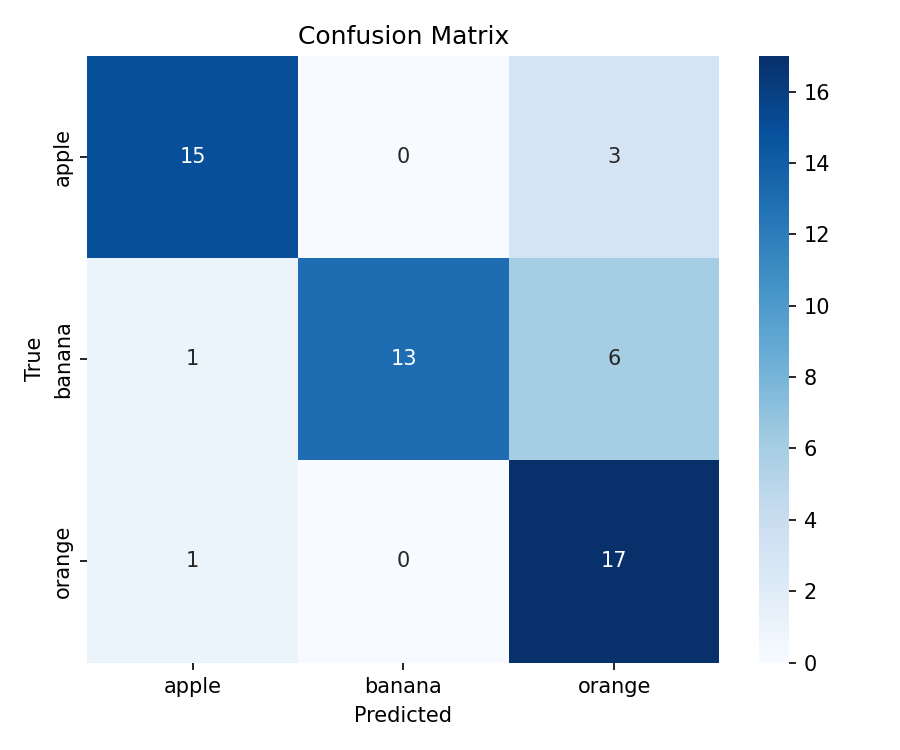
#> input picture EdgeDepthV2.1.1/confusion.png, 900 x 750 px, given in place of the camera
$ python arrowDistance.py
#> lines starting #> are read from the running program, lines starting #| are printed output that depends on the picture; after the words box and inside, x2 and y2 are one past the last pixel; in counts of white or black regions, pixels touching at a corner belong together
import time
import cv2
import numpy as np
import math

# Dummy Motor class for later use in Rpi5
class Motor:
    def __init__(self, *args):
        pass
    def forward(self, *args, **kwargs):
        pass
    def reverse(self, *args, **kwargs):
        pass
    def stop(self, *args, **kwargs):
        pass

# Image stacking utility
def stackImages(scale, imgArray):
    rows = len(imgArray)
    cols = len(imgArray[0])
    rowsAvailable = isinstance(imgArray[0], list)
    width = imgArray[0][0].shape[1]
    height = imgArray[0][0].shape[0]

    if rowsAvailable:
        for x in range(0, rows):
            for y in range(0, cols):
                if imgArray[x][y].shape[:2] == imgArray[0][0].shape[:2]:
                    imgArray[x][y] = cv2.resize(imgArray[x][y], (0, 0), None, scale, scale)
                else:
                    imgArray[x][y] = cv2.resize(imgArray[x][y], (imgArray[0][0].shape[1], imgArray[0][0].shape[0]), None, scale, scale)
                if len(imgArray[x][y].shape) == 2:
                    imgArray[x][y] = cv2.cvtColor(imgArray[x][y], cv2.COLOR_GRAY2BGR)
        imageBlank = np.zeros((height, width, 3), np.uint8)
        hor = [imageBlank] * rows
        for x in range(0, rows):
            hor[x] = np.hstack(imgArray[x])
        ver = np.vstack(hor)
    else:
        for x in range(0, rows):
            if imgArray[x].shape[:2] == imgArray[0].shape[:2]:
                imgArray[x] = cv2.resize(imgArray[x], (0, 0), None, scale, scale)
            else:
                imgArray[x] = cv2.resize(imgArray[x], (imgArray[0].shape[1], imgArray[0].shape[0]), None, scale, scale)
            if len(imgArray[x].shape) == 2:
                imgArray[x] = cv2.cvtColor(imgArray[x], cv2.COLOR_GRAY2BGR)
        hor = np.hstack(imgArray)
        ver = hor
    return ver

# Arrow detection with distance measurement
def getContours(inImg, outImg):
    contours, _ = cv2.findContours(inImg, cv2.RETR_EXTERNAL, cv2.CHAIN_APPROX_NONE)
    for cnt in contours:
        area = cv2.contourArea(cnt)
        if area > 5000:
            cv2.drawContours(outImg, cnt, -1, (255, 0, 255), 7)
            peri = cv2.arcLength(cnt, True)
            approx = cv2.approxPolyDP(cnt, 0.02 * peri, True)

            if len(approx) == 7:
                # Get bounding box coordinates
                x, y, w, h = cv2.boundingRect(approx)

                # Calculate diagonal length of bounding box
                diagonal_length = math.sqrt(w**2 + h**2)

                # Draw bounding box and display distance
                cv2.rectangle(outImg, (x, y), (x + w, y + h), (0, 255, 0), 5)
                cv2.drawContours(outImg, [approx], -1, (0, 255, 0), 2)

                # Display distance at top-left of bounding box
                cv2.putText(outImg, f"{int(diagonal_length)}",
                           (x, y - 10),
                           cv2.FONT_HERSHEY_SIMPLEX, 0.7,
                           (0, 255, 0), 2)

                # Determine arrow direction
                _, _, angle = cv2.fitEllipse(approx)
                if 80 < angle < 100:
                    xval = list(approx[:, 0, 0])
                    arrow_center = (max(xval) + min(xval)) / 2

                    # Print direction and distance in terminal
                    if np.median(xval) < arrow_center:
                        print(f"LEFT ARROW DETECTED - Distance: {int(diagonal_length)}")
                    else:
                        print(f"RIGHT ARROW DETECTED - Distance: {int(diagonal_length)}")

# Initialize simulated motors
motor1 = Motor(13, 26, 19)
motor2 = Motor(16, 21, 20)

# Initialize webcam
cap = cv2.VideoCapture(0)
cap.set(3, 720)  # Width
cap.set(4, 405)  # Height
kernel = np.ones((5, 5), np.uint8)

# Variable to track last print time
last_print_time = 0
print_interval = 0.5  # seconds

try:
    while True:
        success, img = cap.read()
#> img is the input picture: shape (750, 900, 3); mean B, G, R 228.2, 210.5, 192.2
        if not success:
            print("Failed to capture frame")
            break

        imgOut = img.copy()
        imgGray = cv2.cvtColor(img, cv2.COLOR_BGR2GRAY)
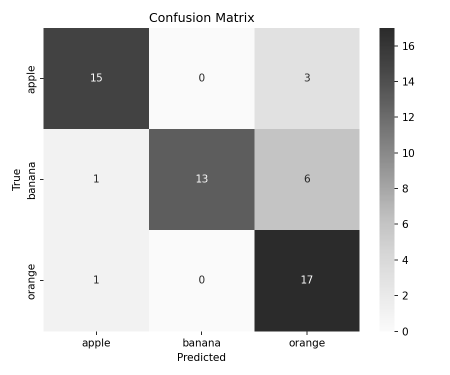
#> imgGray: shape (750, 900) (shown at 1/2 size); min 0, max 255, mean 207.1
        imgBlur = cv2.GaussianBlur(imgGray, (3, 3), 0)
        imgCanny = cv2.Canny(imgBlur, 30, 100)
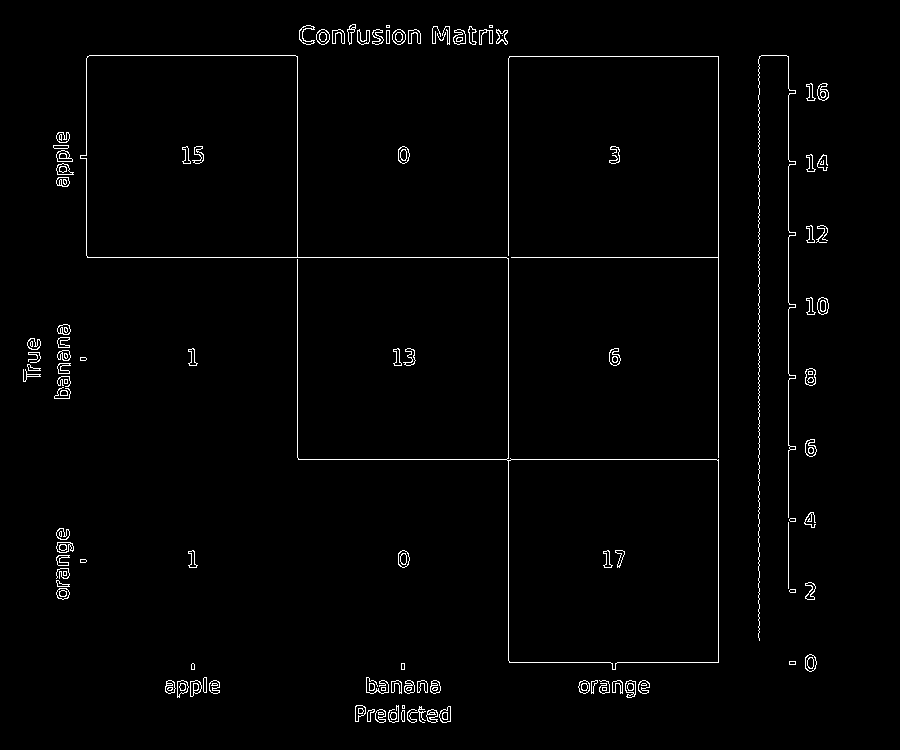
#> imgCanny: shape (750, 900); 1.5% white in thin lines or dots, all inside (x1, y1, x2, y2) = (23, 24, 829, 723)
        imgDilated = cv2.dilate(imgCanny, kernel, iterations=2)
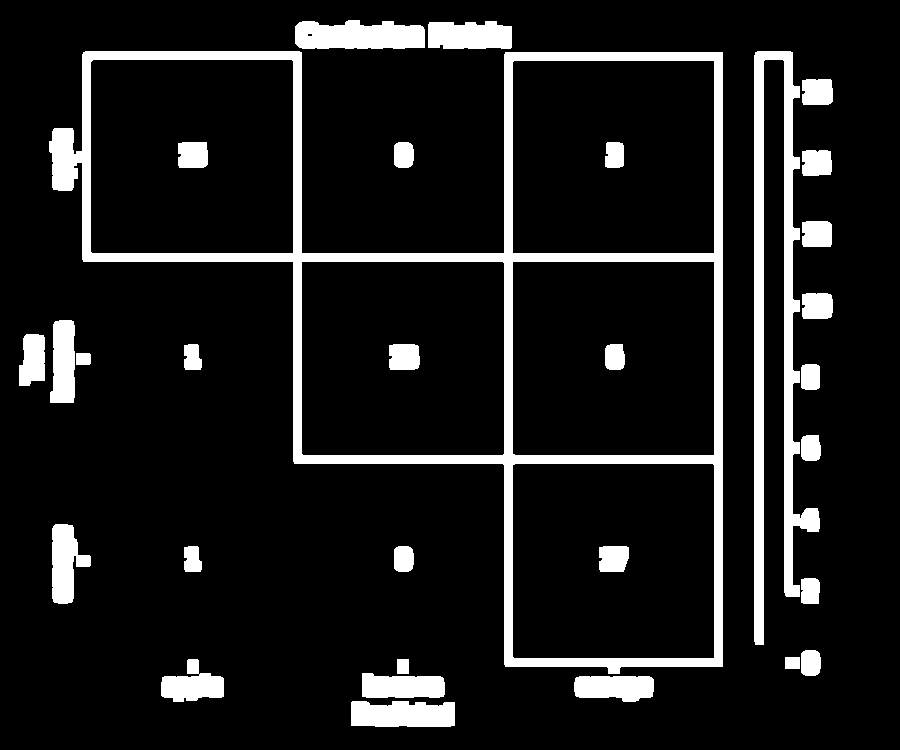
#> imgDilated: shape (750, 900); 10.9% white; 31 white regions, largest, box (x1, y1, x2, y2) and area: (49, 51, 723, 674) 32817, (754, 51, 820, 645) 12117, (295, 20, 425, 49) 3208
        imgEroded = cv2.erode(imgDilated, kernel, iterations=1)
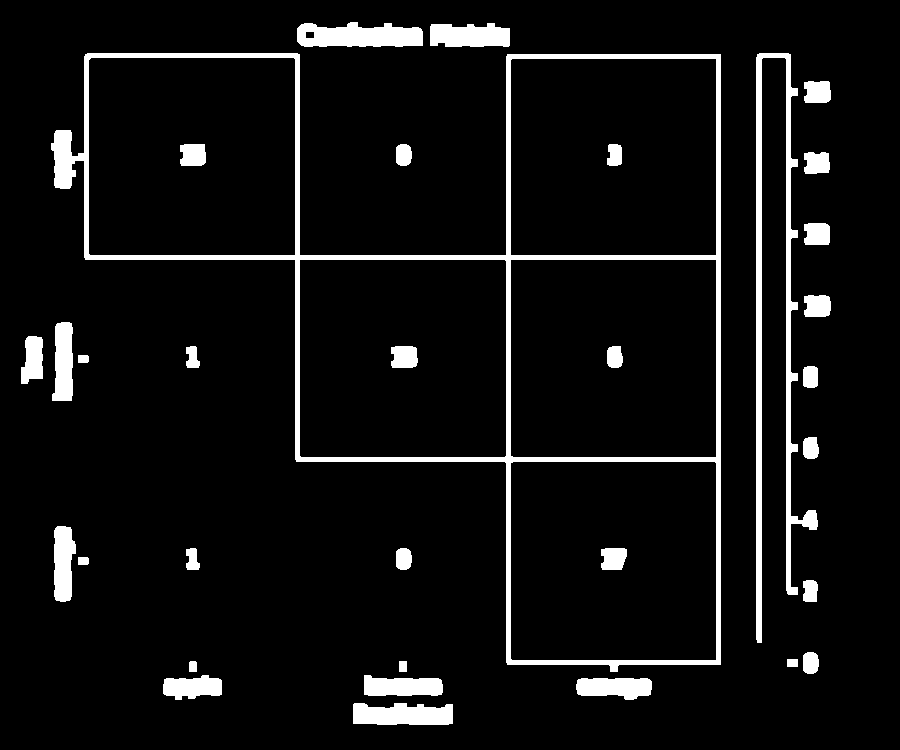
#> imgEroded: shape (750, 900); 6.8% white; 33 white regions

        getContours(imgEroded, imgOut)
#> in getContours, `contours, _ = cv2.findContours(inImg, cv2.RETR_EXTERNAL, cv2.CHAIN_APP..`: contours = 28 contours; largest, box (x1, y1, x2, y2) and area: (51, 53, 721, 672) 219403, (756, 53, 818, 643) 5857, (297, 22, 423, 47) 2386, (353, 703, 453, 725) 1776, (430, 23, 510, 47) 1538
#> the loop in getContours, `for cnt in contours:` made 28 passes
#> (area, peri) on passes 25 to 26: (5857, 2474.7), (219403, 3074.6)
#> after the loop in getContours, `for cnt in contours:`:
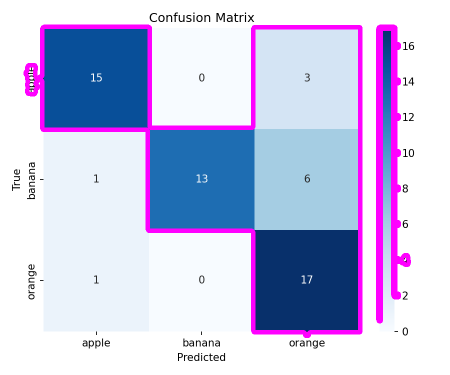
#> outImg: shape (750, 900, 3) (shown at 1/2 size); mean B, G, R 229.9, 196.6, 196.2

        # Create image grid
        imgStack = stackImages(0.5, ([img, imgGray, imgOut],
                                  [imgCanny, imgDilated, imgEroded]))
#> after the loop in stackImages, `for x in range(0, rows):`: hor = 2 items
#> in stackImages, `ver = np.vstack(hor)`:
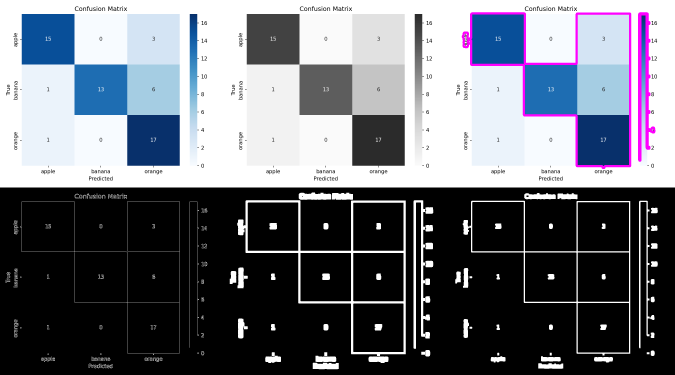
#> ver: shape (750, 1350, 3) (shown at 1/2 size); mean of channels 0, 1, 2 119, 110.5, 107.4; drawn as B, G, R

        cv2.imshow("Arrow Recognition with Distance Measurement", imgStack)
        if cv2.waitKey(1) & 0xFF == ord('q'):
#> (key q is pressed here)
            break

except Exception as ex:
    print(f"Error: {ex}")

finally:
    cap.release()
    cv2.destroyAllWindows()

$ run again, on EdgeDepthV2.1.1/iou_hist.png
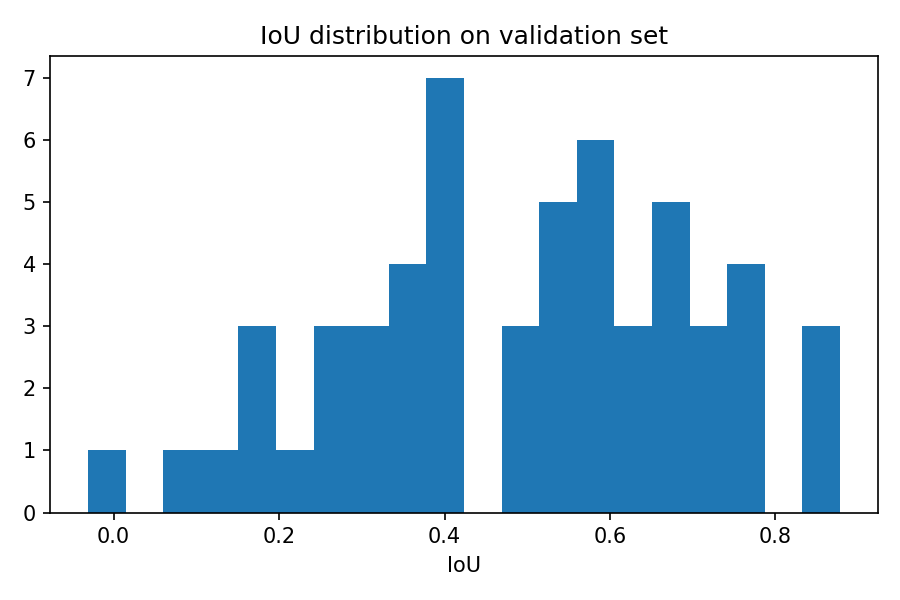
#> input picture EdgeDepthV2.1.1/iou_hist.png, 900 x 600 px, given in place of the camera
#> img is the input picture: shape (600, 900, 3); mean B, G, R 233.1, 218.4, 197.1
#> `imgCanny = cv2.Canny(imgBlur, 30, 100)`:
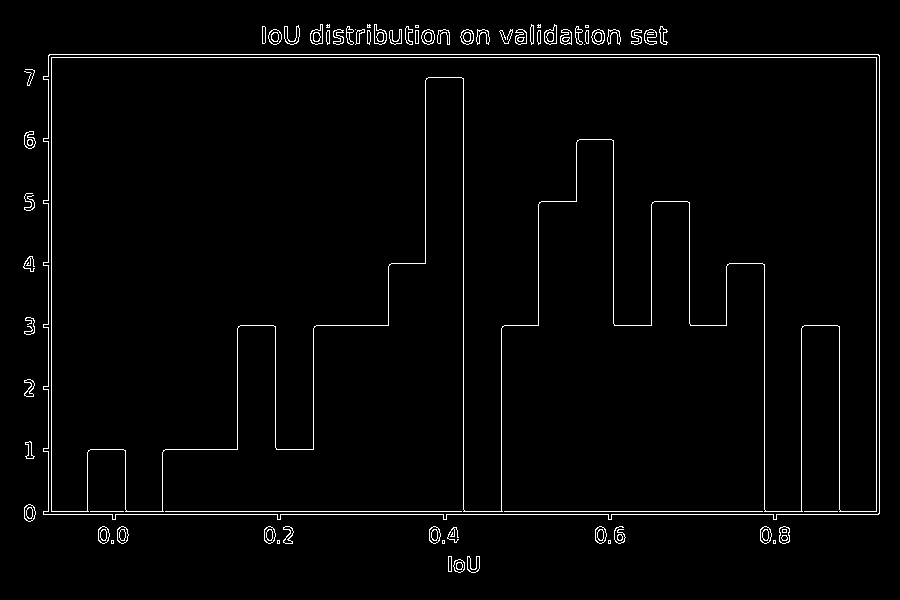
#> imgCanny: shape (600, 900); 2.2% white in thin lines or dots, all inside (x1, y1, x2, y2) = (23, 24, 880, 573)
#> imgDilated: shape (600, 900); 15% white; 7 white regions, largest, box (x1, y1, x2, y2) and area: (19, 50, 884, 548) 69762, (306, 20, 454, 49) 3771, (495, 20, 625, 49) 3246
#> imgEroded: shape (600, 900); 9.7% white; 9 white regions
#> contours = 9 contours; largest, box (x1, y1, x2, y2) and area: (21, 52, 882, 546) 392570, (308, 22, 452, 47) 2820, (497, 22, 623, 47) 2422, (260, 23, 302, 47) 827, (629, 24, 670, 47) 747
#> the loop in getContours, `for cnt in contours:` made 9 passes
#> (area, peri, approx) on pass 4: (392569.5, 3555.3, [[23, 67], [24, 522], [881, 515], [880, 52]])
#> after the loop in stackImages, `for x in range(0, rows):`: hor = 2 items
#> in stackImages, `ver = np.vstack(hor)`:
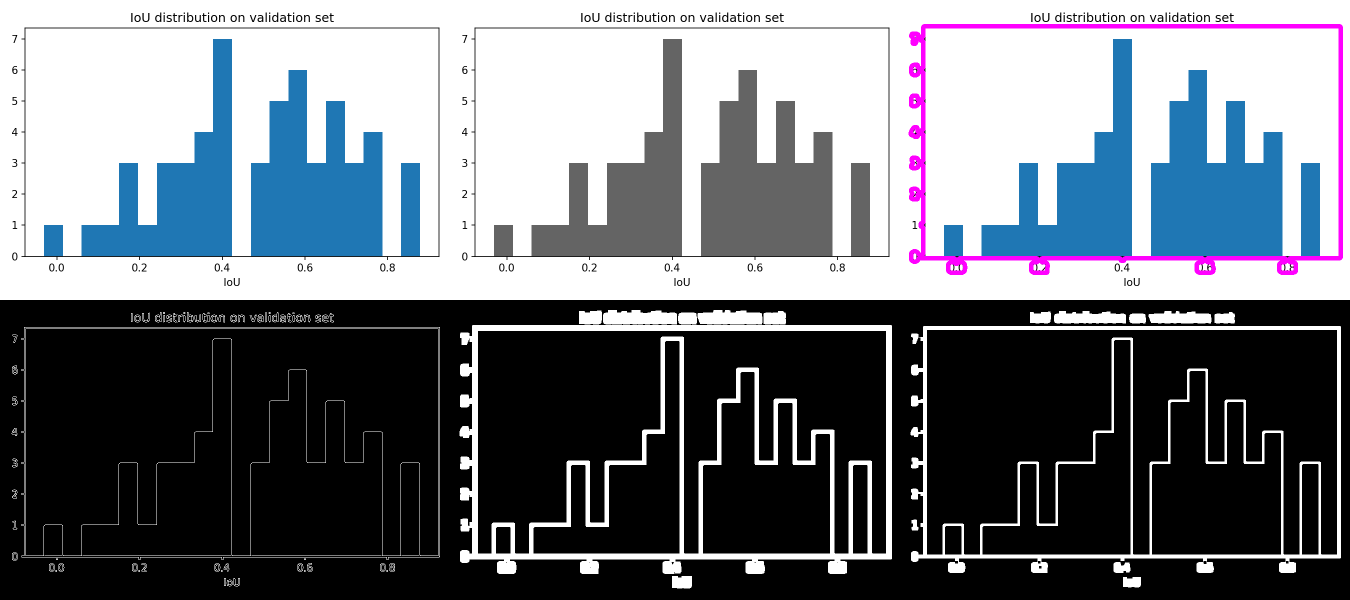
#> ver: shape (600, 1350, 3); mean of channels 0, 1, 2 125.2, 117.8, 113.1; drawn as B, G, R

$ run again, on EdgeDepthV2.1.1/pr_curves.png
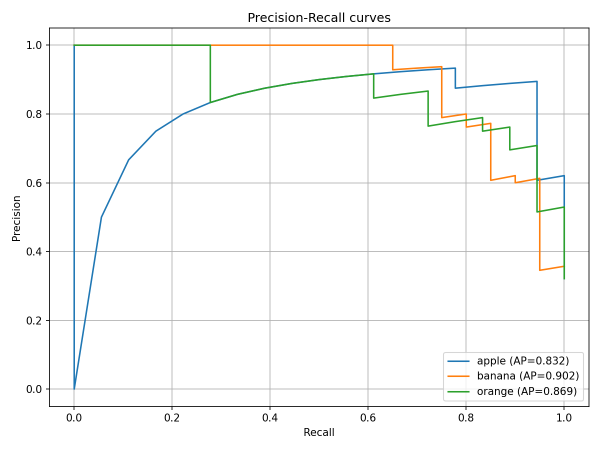
#> input picture EdgeDepthV2.1.1/pr_curves.png, 1200 x 900 px, given in place of the camera (shown at 1/2 size)
#> img is the input picture: shape (900, 1200, 3); mean B, G, R 248.6, 249.1, 248.5
#> `imgCanny = cv2.Canny(imgBlur, 30, 100)`:
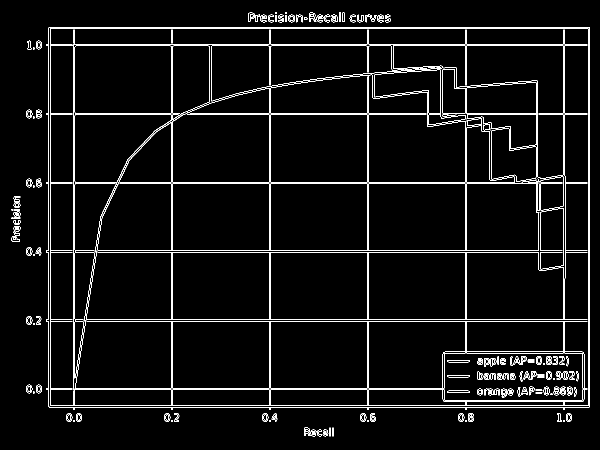
#> imgCanny: shape (900, 1200) (shown at 1/2 size); 4% white in thin lines or dots
#> imgDilated: shape (900, 1200); 22.8% white; 8 white regions, largest, box (x1, y1, x2, y2) and area: (49, 50, 1184, 848) 232047, (493, 21, 693, 49) 4941, (19, 388, 45, 487) 2293
#> imgEroded: shape (900, 1200); 16% white; 8 white regions
#> contours = 8 contours; box (x1, y1, x2, y2) and area: (51, 52, 1182, 846) 835895, (495, 23, 691, 47) 3641, (21, 390, 43, 485) 1642, (697, 27, 783, 47) 1485, (606, 853, 670, 875) 1151, (51, 217, 85, 239) 650, (51, 630, 85, 652) 642, (51, 492, 85, 514) 566
#> the loop in getContours, `for cnt in contours:` made 8 passes
#> (area, peri, approx) on pass 6: (835895, 4776.2, [[52, 80], [133, 844], [1181, 815], [1180, 52]])
#> after the loop in stackImages, `for x in range(0, rows):`: hor = 2 items
#> in stackImages, `ver = np.vstack(hor)`:
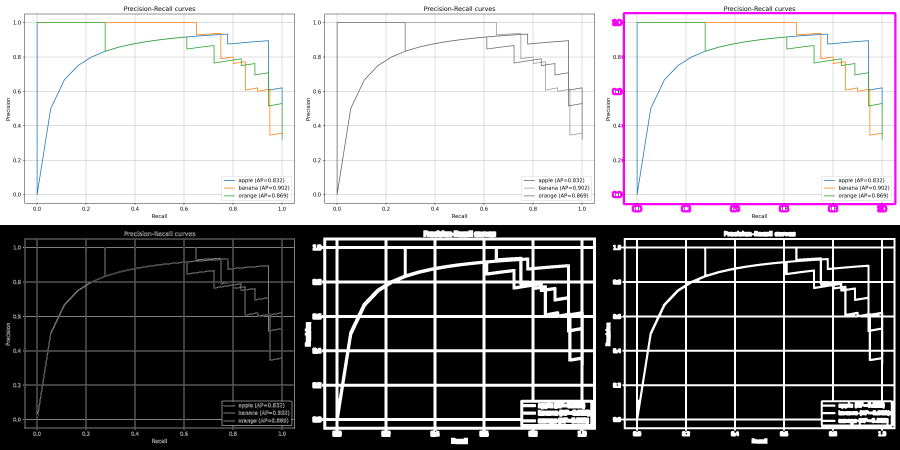
#> ver: shape (900, 1800, 3) (shown at 1/2 size); mean of channels 0, 1, 2 142.8, 141.3, 142.8; drawn as B, G, R
